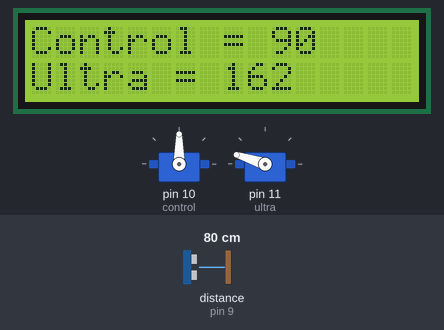
Bench run of a sketch on a simulated Arduino Uno, built with avr-gcc and run on an emulated ATmega328P. Shown: 2 × servo, 16×2 character LCD. The test bench sets the inputs (shaded band); at power-on: distance to the obstacle (sensor on pin 9) 80 cm. The echo pulse lasts 58.3 µs per cm; random numbers use the default seed unless the sketch sets one; what the sketch prints to the serial monitor is not drawn.

Above: at 1.2 s.
1.3 s: distance to the obstacle (sensor on pin 9) set to 2 cm
At 2.8 s:
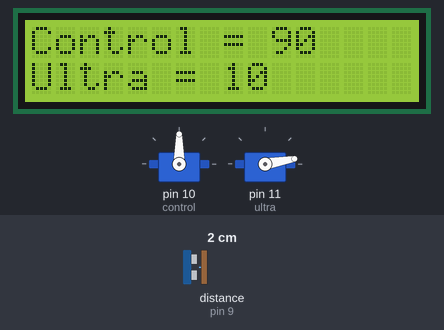
3.1 s: distance to the obstacle (sensor on pin 9) set to 18 cm
At 4.0 s:
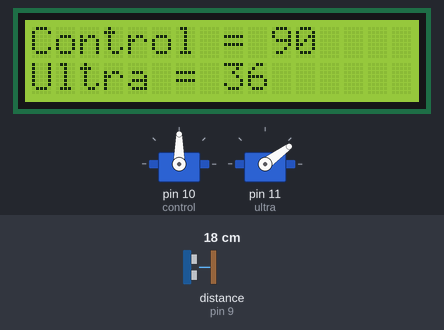
5.1 s: distance to the obstacle (sensor on pin 9) set to 35 cm
At 6.7 s:
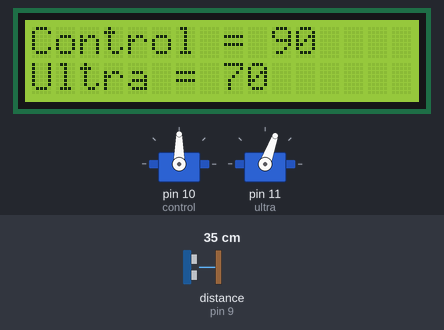
7.2 s: distance to the obstacle (sensor on pin 9) set to 60 cm
At 8.2 s:
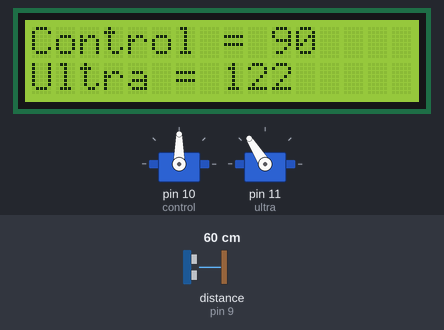
9.3 s: distance to the obstacle (sensor on pin 9) set to 4 cm
At 10.8 s:
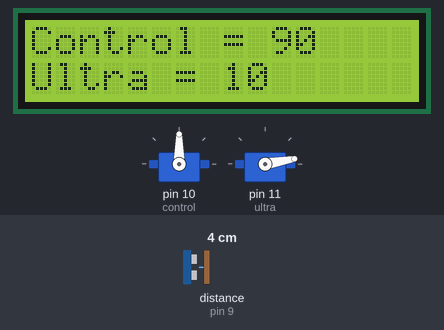
Timing chart, 0 to 12.3 s (numbered marks = the images above; inputs shaded):
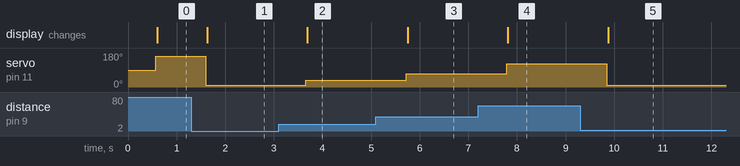

Measured:
- after the input at 1.3 s, servo on pin 11 (ultra): 162° → 10° after 0.30 s; the display: changes after 0.33 s (image 1)
- after the input at 3.1 s, servo on pin 11 (ultra): 10° → 36° after 0.56 s; the display: changes after 0.59 s (image 2)
- after the input at 5.1 s, servo on pin 11 (ultra): 36° → 70° after 0.62 s; the display: changes after 0.65 s (image 3)
- after the input at 7.2 s, servo on pin 11 (ultra): 70° → 122° after 0.59 s; the display: changes after 0.62 s (image 4)
- after the input at 9.3 s, servo on pin 11 (ultra): 122° → 10° after 0.55 s; the display: changes after 0.58 s (image 5)

The sketch:

ultrasonic-servo_Game.ino
```cpp
//© Avi Herman and Shoshana Horoitz 2018

#include <Servo.h> // includes the servo library
#include <NewPing.h> // includes the NewPing library
#include <Wire.h> // includes the wire library
#include <LiquidCrystal_I2C.h> // includes the LiquidCrystal_I2C library

Servo control; // create servo object to control a servo
Servo ultra; // create servo object to control a servo

const int trigPin = 8; // for ultrasonic
const int echoPin = 9; // for ultrasonic
int randNum; // variable for random number which reads to the control servo
int angle = 1;  // varible which needs to match the randNum in order to win

NewPing sonar(trigPin, echoPin, 100); // for ultrasonic

LiquidCrystal_I2C lcd(0x27, 2, 1, 0, 4, 5, 6, 7, 3, POSITIVE); // delcares I2C pins

void setup() { // the setup void
  control.attach(10); // attaches the control servo on pin 9
  ultra.attach(11); // attaches the ultrasoni c-controlled servo on pin 10
  Serial.begin(9600); // open the serial port at 9600 bps

  lcd.begin(16, 2); // defines the 16 columns and 2 rows on the lcd display
  lcd.backlight();// powers on back light

}

void loop() { //main loop
  cont_void(); // runs the cont_void function
  ultra_void(); // runs the ultra_void function

  while (angle != randNum) { // while angle IS NOT EQUAL to the randNum:
    ultra_void(); // runs the ultra_void function
    // this keeps on going until angle is equal to randNum

  }

}

void cont_void() { // makes a void for the control motor that doesn't loop which can be called in the loop later
  randNum = random(5, 86); // picks a random number from 5-86
  randNum = randNum * 2; // multiplys it by 2 so it is from 10-170
  control.write(randNum); // writes that to the control motoe
  Serial.print(randNum); // prints randNum to the monitor
  Serial.println(" "); // makes a space so win and randNum aren't squished together
  delay(500); // delays for 500 miliseconds

}

void ultra_void() { // makes a void for the ultrasonic-controlled motor that doesn't loop which can be called in the loop later
  int cm = sonar.ping_cm(); // for ultrasonic
  int angle = map(cm, 5, 85, 10, 170); // maps 5-85 cm to 10° to 170° in increments of 2 for the degrees (2-34 if we need to do the five thing again)
  angle = constrain(angle, 10, 170); // constrains it to only 10-170
  ultra.write(angle); // writes angle to the ultrasonic-controlled servo
  Serial.print('\n'); // makes a new line
  Serial.print(angle); // prints angle to the serial monitor

  lcd.setCursor(0, 0); // defines position of cursor (first row, first column)
  lcd.print("Control = "); // prints "Control = " to the lcd
  lcd.print(randNum); // prints the randNum to the lcd on the same line

  lcd.setCursor(0, 1); // defines position of cursor (first row, second column)
  lcd.print("Ultra = "); // prints "Ultra = " to the lcd
  lcd.setCursor(8, 1); // defines position of cursor (first row, eighth column)
  lcd.print("     "); // prints spaces so the lcd dosen't get messy
  lcd.setCursor(8, 1); // defines position of cursor (first row, eighth column)
  lcd.print(angle); // prints angle to the lcd on the same line

  if (angle == randNum) { // if angle is FINALLY equal to randNum:
    lcd.clear();
    lcd.setCursor(0, 0); // defines position of cursor (first row, first column)
    lcd.print("WINNER WINNER!!!"); // prints "WINNER WINNER" to the lcd (because its only 2x16 charecters so it has to print it on two lines)
    lcd.setCursor(0, 1); // defines position of cursor (first row, first second)
    lcd.print("CHICKEN DINNER!!"); // prints "CHICKEN DINNER" to the lcd (because its only 2x16 charecters so it has to print it on two lines)
    Serial.print("WIN!"); // print "WIN!" to the monitor
    Serial.print('\n'); // puts cursor on new line
    randNum = 7531; // make randNum an integer angle will never be able to match

    while (randNum != angle) {

    }

  }

  delay(1000);//delays for 100 miliseconds so there is no crazy rapid readout

}
```
